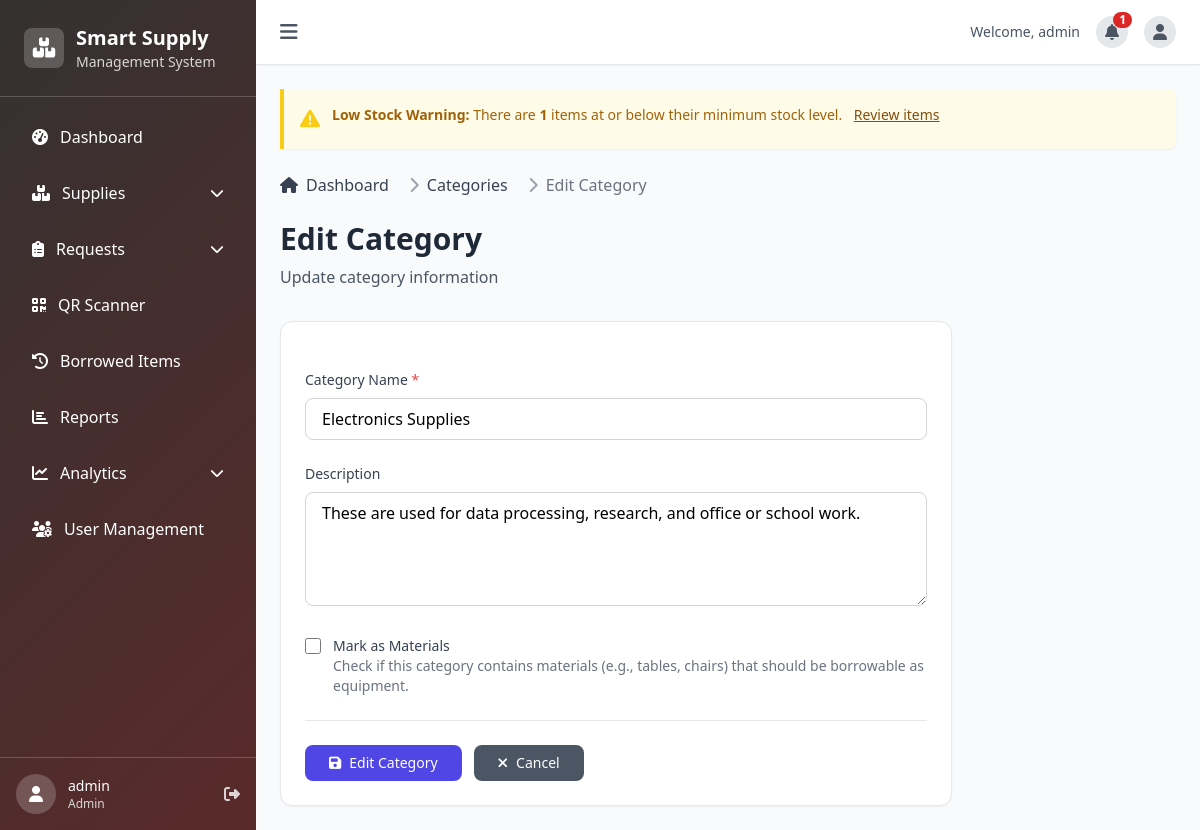
Page /categories/11/edit/ (signed in) on the committed database.
### inventory/models.py (models this page shows, shortened)
class User(AbstractUser):
    ROLE_CHOICES = [
        ('admin', 'Admin'),
        ('gso_staff', 'GSO Staff'),
        ('department_user', 'Department User'),
    ]
    APPROVAL_STATUS_CHOICES = [
        ('pending', 'Pending Approval'),
        ('approved', 'Approved'),
        ('rejected', 'Rejected'),
    ]
    role = models.CharField(max_length=20, choices=ROLE_CHOICES, default='department_user')
    department = models.CharField(max_length=100, blank=True, null=True)
    phone = models.CharField(max_length=20, blank=True, null=True)
    approval_status = models.CharField(max_length=20, choices=APPROVAL_STATUS_CHOICES, default='approved')
    profile_picture = models.ImageField(upload_to='profile_pictures/', blank=True, null=True)

class SupplyCategory(models.Model):
    name = models.CharField(max_length=100)
    description = models.TextField(blank=True)
    is_material = models.BooleanField(default=False, help_text='Mark category as materials (e.g., tables, chairs) so they can be borrowed as equipment')
    created_at = models.DateTimeField(auto_now_add=True)
    class Meta:
        verbose_name_plural = "Supply Categories"

### inventory/views.py (the view, shortened to what this page needs)
# urls.py: path('categories/<int:pk>/edit/', views.category_edit, name='category_edit'),
@login_required
def category_edit(request, pk):
    if request.user.role not in ['admin', 'gso_staff']:
        messages.error(request, 'You do not have permission to edit categories.')
        return redirect('category_list')
    category = get_object_or_404(SupplyCategory, pk=pk)
    context = {
        'category': category,
        'action': 'Edit'
    }
    return render(request, 'inventory/category_form.html', context)

### templates/inventory/category_form.html (shortened to what this page needs)
{% extends 'base.html' %}
{% block content %}
<nav class="flex mb-6" aria-label="Breadcrumb">
    <ol class="inline-flex items-center space-x-1 md:space-x-3">
        <li class="inline-flex items-center">
            <a href="{% url 'dashboard' %}" class="text-gray-700 hover:text-indigo-600 inline-flex items-center">
                <i class="fas fa-home mr-2"></i>
                Dashboard
            </a>
        </li>
        <li>
            <div class="flex items-center">
                <i class="fas fa-chevron-right text-gray-400 mx-2"></i>
                <a href="{% url 'category_list' %}" class="text-gray-700 hover:text-indigo-600">Categories</a>
            </div>
        </li>
        <li>
            <div class="flex items-center">
                <i class="fas fa-chevron-right text-gray-400 mx-2"></i>
                <span class="text-gray-500">{{ action }} Category</span>
            </div>
        </li>
    </ol>
</nav>
<div class="mb-8">
    <h1 class="text-3xl font-bold text-gray-800 mb-2">{{ action }} Category</h1>
    <p class="text-gray-600">
        {% if action == 'Create' %}
            Add a new supply category
        {% else %}
            Update category information
        {% endif %}
    </p>
</div>
<div class="bg-white rounded-xl shadow-sm border border-gray-200 p-6 max-w-2xl">
    <form method="post" class="space-y-6">
        <div>
            <label for="name" class="block text-sm font-medium text-gray-700 mb-2">
                Category Name <span class="text-red-500">*</span>
            </label>
            <input type="text"
                   id="name"
                   name="name"
                   value="{% if category %}{{ category.name }}{% endif %}"
                   placeholder="e.g., Office Equipment, Supplies, etc."
                   class="w-full px-4 py-2 border border-gray-300 rounded-lg focus:ring-2 focus:ring-indigo-500 focus:border-indigo-500"
                   required>
        </div>
        <div>
            <label for="description" class="block text-sm font-medium text-gray-700 mb-2">
                Description
            </label>
            <textarea id="description"
                      name="description"
                      rows="4"
                      placeholder="Add a description for this category (optional)"
                      class="w-full px-4 py-2 border border-gray-300 rounded-lg focus:ring-2 focus:ring-indigo-500 focus:border-indigo-500">{% if category %}{{ category.description }}{% endif %}</textarea>
        </div>
        <div class="flex items-start">
            <div class="flex items-center h-5">
                <input id="is_material" name="is_material" type="checkbox" class="focus:ring-indigo-500 h-4 w-4 text-indigo-600 border-gray-300 rounded" {% if category and category.is_material %}checked{% endif %}>
            </div>
            <div class="ml-3 text-sm">
                <label for="is_material" class="font-medium text-gray-700">Mark as Materials</label>
                <p class="text-gray-500">Check if this category contains materials (e.g., tables, chairs) that should be borrowable as equipment.</p>
            </div>
        </div>
        <div class="flex flex-col sm:flex-row sm:items-center sm:justify-between pt-6 border-t border-gray-200">
            <div class="flex space-x-3">
                <button type="submit"
                        class="inline-flex items-center px-6 py-2 bg-indigo-600 text-white text-sm font-medium rounded-lg hover:bg-indigo-700 focus:outline-none focus:ring-2 focus:ring-offset-2 focus:ring-indigo-500 transition-colors">
                    <i class="fas fa-save mr-2"></i>
                    {{ action }} Category
                </button>
                <a href="{% url 'category_list' %}"
                   class="inline-flex items-center px-6 py-2 bg-gray-600 text-white text-sm font-medium rounded-lg hover:bg-gray-700 transition-colors">
                    <i class="fas fa-times mr-2"></i>
                    Cancel
                </a>
            </div>
        </div>
    </form>
</div>
{% endblock %}

### templates/base.html (shortened to what this page needs)
<!DOCTYPE html>
<html lang="en" x-data="{ sidebarOpen: window.innerWidth >= 768, isMobile: window.innerWidth < 768 }" x-init="() => {
    const updateScreenSize = () => {
        const isMobile = window.innerWidth < 768;
        isMobile ? sidebarOpen = false : sidebarOpen = true;
        document.querySelector('[x-data]')._x_dataStack[0].isMobile = isMobile;
    };
    window.addEventListener('resize', updateScreenSize);
    updateScreenSize();
}">
<head>
    <script src="https://cdn.tailwindcss.com"></script>
    <link rel="stylesheet" href="https://cdnjs.cloudflare.com/ajax/libs/font-awesome/6.4.0/css/all.min.css">
    <link rel="stylesheet" href="/static/css/custom.css">
</head>
<body class="bg-gray-50 font-sans {% block body_class %}{% endblock %}">
    <div :class="{'translate-x-0': sidebarOpen, '-translate-x-full': !sidebarOpen}"
        class="fixed inset-y-0 left-0 z-50 w-64 sidebar-bg text-white transition-transform duration-300 ease-in-out md:translate-x-0"
        :style="isMobile ? '' : (sidebarOpen ? 'transform: translateX(0);' : 'transform: translateX(-100%);')">
        <div class="p-6 border-b border-white/20">
            <div class="flex items-center space-x-3">
                <div class="w-10 h-10 bg-white/20 rounded-lg flex items-center justify-center">
                    <i class="fas fa-boxes text-xl"></i>
                </div>
                <div>
                    <h2 class="text-xl font-bold">Smart Supply</h2>
                    <p class="text-sm text-white/80">Management System</p>
                </div>
            </div>
        </div>
        <nav class="p-4 overflow-y-auto h-[calc(100vh-140px)]">
            <div class="space-y-2">
                <a href="{% url 'dashboard' %}"
                    class="sidebar-item flex items-center space-x-3 px-4 py-3 rounded-lg transition-all {% if request.resolver_match.url_name == 'dashboard' %}active{% endif %}">
                    <i class="fas fa-tachometer-alt"></i>
                    <span>Dashboard</span>
                </a>
                {% if user.role in 'admin,gso_staff' %}
                <div
                    x-data="{ open: {% if request.resolver_match.url_name in 'supply_list,supply_create,supply_detail,category_list,transaction_list,stock_adjustment_list,stock_adjustment_create,stock_adjustment_detail' %}true{% else %}false{% endif %} }">
                    <button @click="open = !open"
                        class="sidebar-item w-full flex items-center justify-between px-4 py-3 rounded-lg transition-all">
                        <div class="flex items-center space-x-3">
                            <i class="fas fa-boxes"></i>
                            <span>Supplies</span>
                        </div>
                        <i :class="{'rotate-180': open}" class="fas fa-chevron-down text-sm transition-transform"></i>
                    </button>
                </div>
                {% endif %}
                <div
                    x-data="{ open: {% if request.resolver_match.url_name in 'request_list,request_create,request_detail,department_request_history' %}true{% else %}false{% endif %} }">
                    <button @click="open = !open"
                        class="sidebar-item w-full flex items-center justify-between px-4 py-3 rounded-lg transition-all">
                        <div class="flex items-center space-x-3">
                            <i class="fas fa-clipboard-list"></i>
                            <span>Requests</span>
                        </div>
                        <i :class="{'rotate-180': open}" class="fas fa-chevron-down text-sm transition-transform"></i>
                    </button>
                </div>
                {% if user.role in 'admin,gso_staff' %}
                <a href="{% url 'qr_scanner' %}"
                    class="sidebar-item flex items-center space-x-3 px-4 py-3 rounded-lg transition-all {% if request.resolver_match.url_name == 'qr_scanner' %}active{% endif %}">
                    <i class="fas fa-qrcode"></i>
                    <span>QR Scanner</span>
                </a>
                {% endif %}
                <a href="{% url 'borrowed_items_list' %}"
                    class="sidebar-item flex items-center space-x-3 px-4 py-3 rounded-lg transition-all {% if request.resolver_match.url_name == 'borrowed_items_list' %}active{% endif %}">
                    <i class="fas fa-history"></i>
                    <span>Borrowed Items</span>
                </a>
                {% if user.role in 'admin,gso_staff' %}
                <a href="{% url 'reports' %}"
                    class="sidebar-item flex items-center space-x-3 px-4 py-3 rounded-lg transition-all {% if request.resolver_match.url_name == 'reports' %}active{% endif %}">
                    <i class="fas fa-chart-bar"></i>
                    <span>Reports</span>
                </a>
                {% endif %}
                {% if user.role in 'admin,gso_staff' %}
                <div
                    x-data="{ open: {% if request.resolver_match.url_name in 'requestor_borrower_tracking,user_analytics_detail,most_requested_items' %}true{% else %}false{% endif %} }">
                    <button @click="open = !open"
                        class="sidebar-item w-full flex items-center justify-between px-4 py-3 rounded-lg transition-all">
                        <div class="flex items-center space-x-3">
                            <i class="fas fa-chart-line"></i>
                            <span>Analytics</span>
                        </div>
                        <i :class="{'rotate-180': open}" class="fas fa-chevron-down text-sm transition-transform"></i>
                    </button>
                </div>
                {% endif %}
                {% if user.role == 'admin' %}
                <a href="{% url 'user_management' %}"
                    class="sidebar-item flex items-center space-x-3 px-4 py-3 rounded-lg transition-all {% if request.resolver_match.url_name == 'user_management' %}active{% endif %}">
                    <i class="fas fa-users-cog"></i>
                    <span>User Management</span>
                </a>
                {% endif %}
            </div>
        </nav>
        <div class="absolute bottom-0 left-0 right-0 p-4 border-t border-white/20">
            <div class="flex items-center space-x-3">
                <a href="{% url 'profile_update' %}"
                    class="w-10 h-10 bg-white/20 rounded-full flex items-center justify-center overflow-hidden hover:bg-white/30 transition-colors">
                    {% if user.profile_picture %}
                    <img src="{{ user.profile_picture.url }}" alt="{{ user.username }}"
                        class="w-full h-full object-cover">
                    {% else %}
                    <i class="fas fa-user"></i>
                    {% endif %}
                </a>
                <div class="flex-1 min-w-0">
                    <p class="text-sm font-medium truncate">{{ user.username }}</p>
                    <p class="text-xs text-white/80 truncate">{{ user.get_role_display }}</p>
                </div>
                <form method="post" action="{% url 'logout' %}">
                    <button type="submit" class="text-white/80 hover:text-white" title="Logout">
                        <i class="fas fa-sign-out-alt"></i>
                    </button>
                </form>
            </div>
        </div>
    </div>
    <div :class="{'md:ml-64': sidebarOpen && !isMobile}" class="min-h-screen transition-all duration-300 main-content">
        <div class="hidden md:block bg-white shadow-sm border-b px-6 py-4">
            <div class="flex items-center justify-between">
                <button @click="sidebarOpen = !sidebarOpen" class="text-gray-600 hover:text-gray-900">
                    <i class="fas fa-bars text-xl"></i>
                </button>
                <div class="flex items-center space-x-4">
                    <span class="text-sm text-gray-600">Welcome, {{ user.first_name|default:user.username }}</span>
                    <div class="relative">
                        <button id="notification-button"
                            class="w-8 h-8 rounded-full bg-gray-200 flex items-center justify-center"
                            onclick="toggleNotifications()" aria-haspopup="true" aria-expanded="false">
                            <i class="fas fa-bell text-gray-600"></i>
                            {% if unread_notifications_count and unread_notifications_count > 0 %}
                            <span class="absolute -top-1 -right-1 inline-flex items-center justify-center px-1.5 py-0.5 text-xs font-bold leading-none text-white bg-red-600 rounded-full">{{ unread_notifications_count }}</span>
                            {% endif %}
                        </button>
                    </div>
                    <div class="relative">
                        <a href="{% url 'profile_update' %}"
                            class="w-8 h-8 rounded-full bg-gray-200 flex items-center justify-center overflow-hidden hover:bg-gray-300 transition-colors">
                            {% if user.profile_picture %}
                            <img src="{{ user.profile_picture.url }}" alt="{{ user.username }}"
                                class="w-full h-full object-cover">
                            {% else %}
                            <i class="fas fa-user text-gray-600"></i>
                            {% endif %}
                        </a>
                    </div>
                </div>
            </div>
        </div>
        <main class="p-4 md:p-6">
            {% if low_stock_count and low_stock_count > 0 and user.role in 'admin,gso_staff' %}
            <div class="mb-6 bg-yellow-50 border-l-4 border-yellow-400 p-4 rounded-r-lg shadow-sm animate-pulse-once">
                <div class="flex">
                    <div class="flex-shrink-0">
                        <i class="fas fa-exclamation-triangle text-yellow-400 text-xl"></i>
                    </div>
                    <div class="ml-3">
                        <p class="text-sm text-yellow-700">
                            <span class="font-bold">Low Stock Warning:</span>
                            There are <strong>{{ low_stock_count }}</strong> items at or below their minimum stock
                            level.
                            <a href="{% url 'supply_list' %}?stock=low"
                                class="ml-2 font-medium underline text-yellow-800 hover:text-yellow-900 transition-colors">
                                Review items
                            </a>
                        </p>
                    </div>
                </div>
            </div>
            {% endif %}
            {% block content %}{% endblock %}
        </main>
    </div>
</body>
</html>

### rows in the picture
User: username "admin", role "Admin", first_name "admin"
SupplyCategory: name "Electronics Supplies", description "These are used for data processing, research, and office or school work."

### other values in the picture
{{ unread_notifications_count }} "1"
{{ low_stock_count }} "1"
{{ action }} "Edit"
